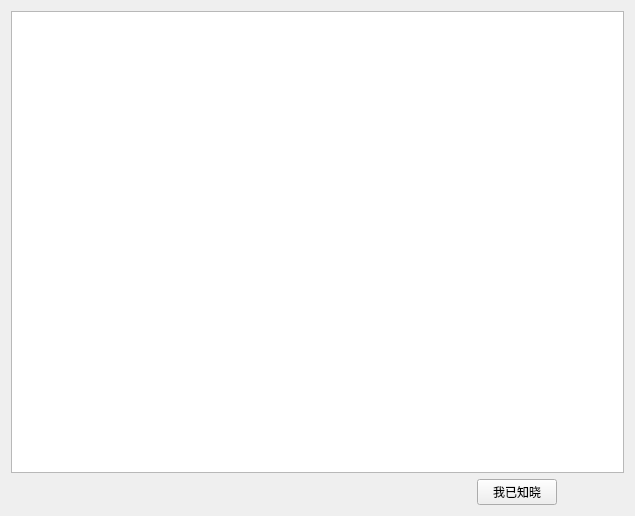
<?xml version="1.0" encoding="UTF-8"?>
<ui version="4.0">
 <class>chooseFile</class>
 <widget class="QWidget" name="chooseFile">
  <property name="geometry">
   <rect>
    <x>0</x>
    <y>0</y>
    <width>635</width>
    <height>516</height>
   </rect>
  </property>
  <property name="windowTitle">
   <string>Form</string>
  </property>
  <layout class="QVBoxLayout" name="verticalLayout">
   <item>
    <widget class="QTextBrowser" name="noticeBrowser"/>
   </item>
   <item>
    <layout class="QHBoxLayout" name="horizontalLayout">
     <item>
      <spacer name="horizontalSpacer">
       <property name="orientation">
        <enum>Qt::Horizontal</enum>
       </property>
       <property name="sizeHint" stdset="0">
        <size>
         <width>40</width>
         <height>20</height>
        </size>
       </property>
      </spacer>
     </item>
     <item>
      <spacer name="horizontalSpacer_3">
       <property name="orientation">
        <enum>Qt::Horizontal</enum>
       </property>
       <property name="sizeHint" stdset="0">
        <size>
         <width>40</width>
         <height>20</height>
        </size>
       </property>
      </spacer>
     </item>
     <item>
      <spacer name="horizontalSpacer_4">
       <property name="orientation">
        <enum>Qt::Horizontal</enum>
       </property>
       <property name="sizeHint" stdset="0">
        <size>
         <width>40</width>
         <height>20</height>
        </size>
       </property>
      </spacer>
     </item>
     <item>
      <spacer name="horizontalSpacer_6">
       <property name="orientation">
        <enum>Qt::Horizontal</enum>
       </property>
       <property name="sizeHint" stdset="0">
        <size>
         <width>40</width>
         <height>20</height>
        </size>
       </property>
      </spacer>
     </item>
     <item>
      <spacer name="horizontalSpacer_5">
       <property name="orientation">
        <enum>Qt::Horizontal</enum>
       </property>
       <property name="sizeHint" stdset="0">
        <size>
         <width>40</width>
         <height>20</height>
        </size>
       </property>
      </spacer>
     </item>
     <item>
      <spacer name="horizontalSpacer_8">
       <property name="orientation">
        <enum>Qt::Horizontal</enum>
       </property>
       <property name="sizeHint" stdset="0">
        <size>
         <width>40</width>
         <height>20</height>
        </size>
       </property>
      </spacer>
     </item>
     <item>
      <spacer name="horizontalSpacer_7">
       <property name="orientation">
        <enum>Qt::Horizontal</enum>
       </property>
       <property name="sizeHint" stdset="0">
        <size>
         <width>40</width>
         <height>20</height>
        </size>
       </property>
      </spacer>
     </item>
     <item>
      <widget class="QPushButton" name="comfirmBtn">
       <property name="text">
        <string>我已知晓</string>
       </property>
      </widget>
     </item>
     <item>
      <spacer name="horizontalSpacer_2">
       <property name="orientation">
        <enum>Qt::Horizontal</enum>
       </property>
       <property name="sizeHint" stdset="0">
        <size>
         <width>40</width>
         <height>20</height>
        </size>
       </property>
      </spacer>
     </item>
    </layout>
   </item>
  </layout>
 </widget>
 <resources/>
 <connections/>
</ui>
